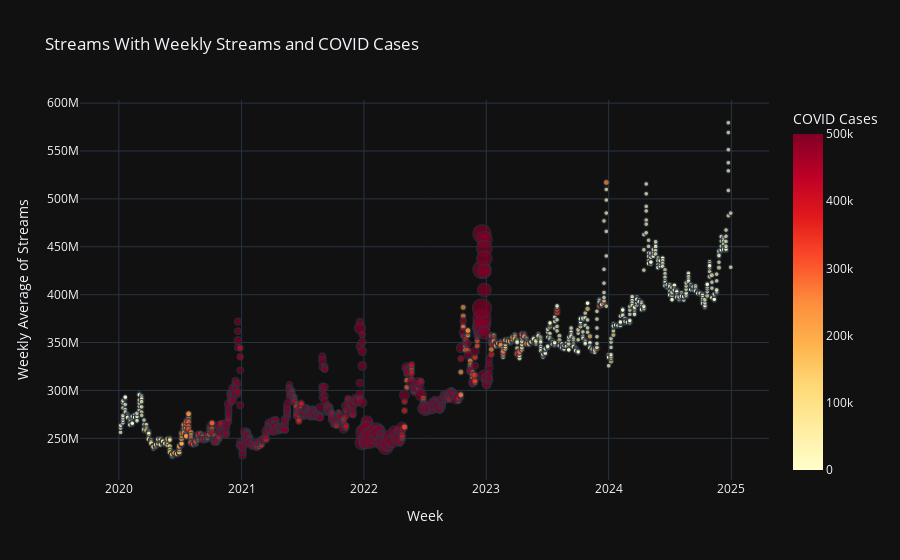

Source (notebook cell):
### Code cell
#Streams with weekly streams and COVID cases / scatter-plot
merged_df['Date_reported'] = pd.to_datetime(merged_df['Date_reported'])
merged_df['streams_7day_avg'] = merged_df['streams'].rolling(window=7).mean()

merged_df['Week'] = merged_df['Date_reported'].dt.to_period('W').dt.start_time

merged_df = merged_df[merged_df['New_cases'] >= 0]

merged_df['size_scaled'] = merged_df['New_cases'] + 500000  

fig = px.scatter(merged_df, 
                 x='Week', 
                 y='streams_7day_avg', 
                 size='size_scaled',  
                 color='New_cases', 
                 title="Streams With Weekly Streams and COVID Cases",
                 labels={"streams_7day_avg": "Weekly Average of Streams", "Week": "Week", "New_cases": "COVID Cases"},
                 color_continuous_scale=px.colors.sequential.YlOrRd)


fig.update_layout(
    template="plotly_dark",  
    xaxis_title="Week",
    yaxis_title="Weekly Average of Streams",
    legend_title="COVID cases",
    coloraxis=dict(cmin=0, cmax=500000) 
)

fig.show()

### Figure 1 — Plotly figure (JSON) as saved in the notebook; plotly's stock layout.template omitted (floating-point values rounded to 4 significant figures; data arrays with more than 128 entries replaced by an {"elided": "..."} marker saying what was removed)
{"data": [{"hovertemplate": "Week=%{x}<br>Weekly Average of Streams=%{y}<br>size_scaled=%{marker.size}<br>COVID Cases=%{marker.color}<extra></extra>", "legendgroup": "", "marker": {"color": {"elided": "1823 int values"}, "coloraxis": "coloraxis", "size": {"elided": "1823 int values"}, "sizemode": "area", "sizeref": 22250.0, "symbol": "circle"}, "mode": "markers", "name": "", "showlegend": false, "type": "scattergl", "x": {"elided": "1823 str values"}, "xaxis": "x", "y": {"elided": "1823 float values"}, "yaxis": "y"}], "layout": {"coloraxis": {"cmax": 500000, "cmin": 0, "colorbar": {"title": {"text": "COVID Cases"}}, "colorscale": [[0, "rgb(255,255,204)"], [0.125, "rgb(255,237,160)"], [0.25, "rgb(254,217,118)"], [0.375, "rgb(254,178,76)"], [0.5, "rgb(253,141,60)"], [0.625, "rgb(252,78,42)"], [0.75, "rgb(227,26,28)"], [0.875, "rgb(189,0,38)"], [1, "rgb(128,0,38)"]]}, "legend": {"itemsizing": "constant", "title": {"text": "COVID cases"}, "tracegroupgap": 0}, "title": {"text": "Streams With Weekly Streams and COVID Cases"}, "xaxis": {"anchor": "y", "domain": [0, 1], "title": {"text": "Week"}}, "yaxis": {"anchor": "x", "domain": [0, 1], "title": {"text": "Weekly Average of Streams"}}}}
